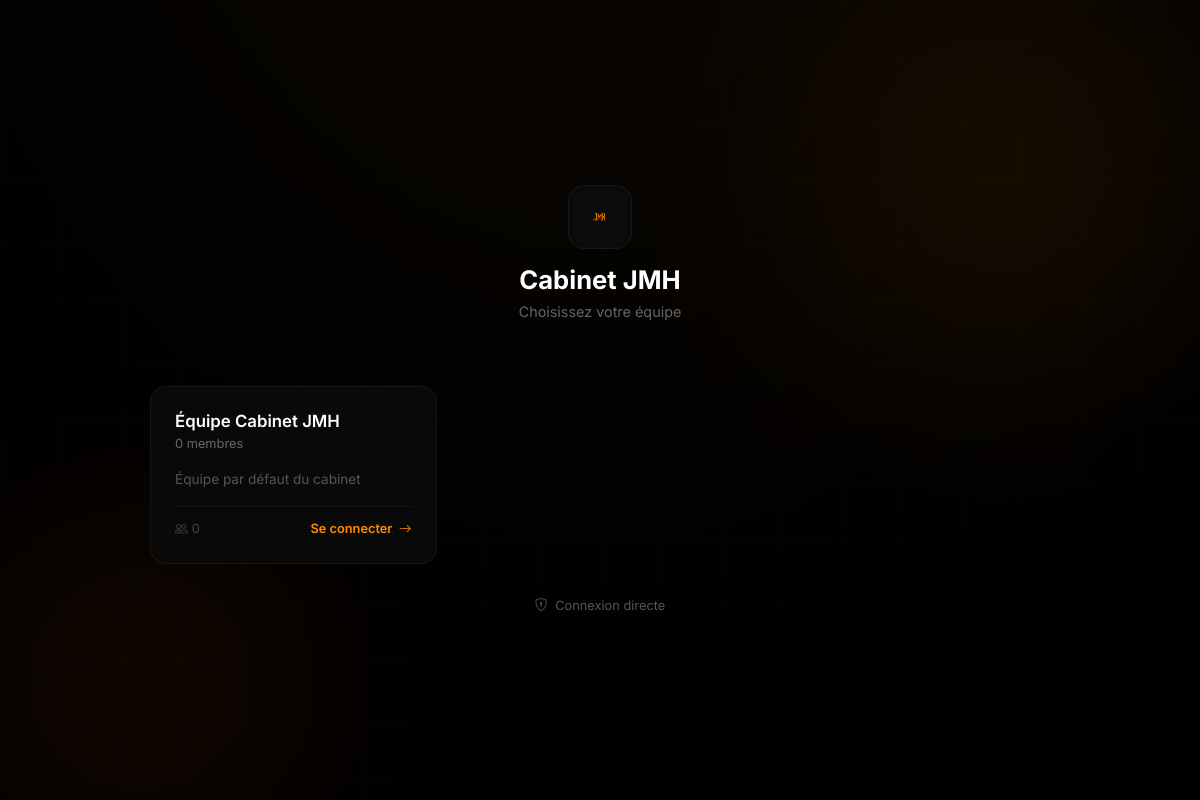
The page /team-select on the database as committed earlier.
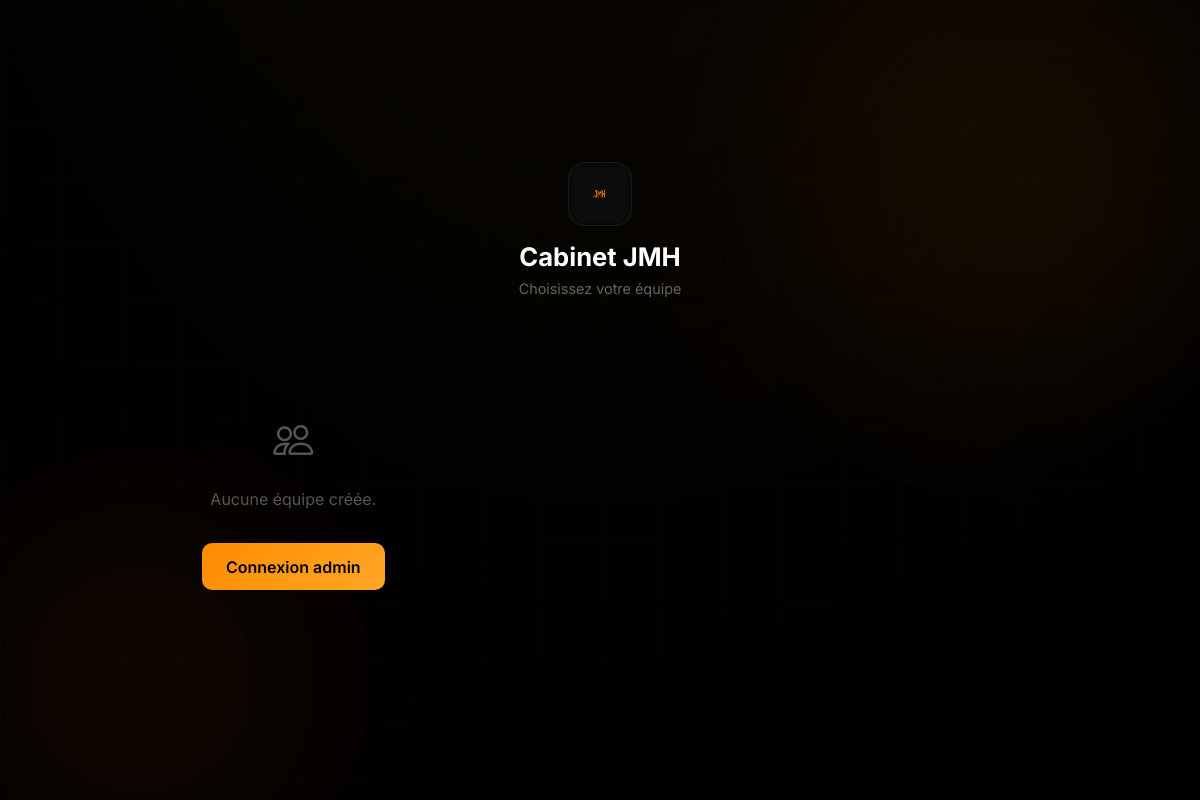
The same page on the database as committed later.
### app/models.py (models this page shows, shortened)
class Equipe(db.Model):
    __tablename__ = 'equipes'
    id = db.Column(db.Integer, primary_key=True)
    nom = db.Column(db.String(120), nullable=False)
    description = db.Column(db.Text, nullable=True)
    couleur = db.Column(db.String(20), default='#E07A5F')  # terracotta par défaut
    icon = db.Column(db.String(50), default='bi-people')  # bootstrap icon class
    manager_id = db.Column(db.Integer, db.ForeignKey('users.id'), nullable=True)
    date_creation = db.Column(db.DateTime, default=datetime.utcnow)
    equipe_email = db.Column(db.String(200), nullable=True)  # e.g. equipe-compta@ton-domaine.com
    manager = db.relationship('User', foreign_keys=[manager_id], backref='equipe_dirigee')
    membres = db.relationship('User', foreign_keys='User.equipe_id', backref='equipe', lazy='dynamic')
    def nb_membres(self):
        return self.membres.filter_by(actif=True).count()

### app/routes.py (the view)
@app.route('/team-select')
def team_select():
    equipes = Equipe.query.order_by(Equipe.nom).all()
    return render_template('team_select.html', equipes=equipes)

### app/__init__.py (called while the page is built)
@app.before_request
def reconnect_db_on_ssl_error():
    from sqlalchemy.exc import OperationalError
    try:
        db.session.execute(db.text("SELECT 1"))
    except OperationalError:
        db.session.rollback()
        try:
            db.session.execute(db.text("SELECT 1"))
        except Exception:
            pass
    except Exception:
        db.session.rollback()

### templates/team_select.html (shortened to what this page needs)
<!DOCTYPE html>
<html lang="fr">
<head>
    <link href="https://cdn.jsdelivr.net/npm/bootstrap@5.3.2/dist/css/bootstrap.min.css" rel="stylesheet">
    <link rel="stylesheet" href="https://cdn.jsdelivr.net/npm/bootstrap-icons@1.11.1/font/bootstrap-icons.css">
</head>
<body>
    <div class="orb orb-1"></div>
    <div class="orb orb-2"></div>
    <div class="grid-overlay"></div>
    <div class="container-main">
        <div class="header">
            <img src="{{ url_for('static', filename='img/logo-jmh.png') }}" alt="Cabinet JMH" onerror="this.style.display='none'">
            <h1>Cabinet JMH</h1>
            <p>Choisissez votre équipe</p>
        </div>
        <div class="teams-grid">
            {% for equipe in equipes %}
            <div class="team-card" onclick="window.location.href='{{ url_for('login', equipe=equipe.id) }}'">
                <div class="team-card-header">
                    <div class="team-info">
                        <h3>{{ equipe.nom }}</h3>
                        <div class="meta">
                            {{ equipe.nb_membres() }} membre{% if equipe.nb_membres() != 1 %}s{% endif %}
                        </div>
                    </div>
                </div>
                {% if equipe.description %}
                <div class="team-desc">{{ equipe.description[:100] }}</div>
                {% endif %}
                <div class="team-footer">
                    <span style="font-size:0.8rem;color:#444;"><i class="bi bi-people me-1"></i>{{ equipe.nb_membres() }}</span>
                    <span class="enter-btn">Se connecter <i class="bi bi-arrow-right"></i></span>
                </div>
            </div>
            {% else %}
            <div class="col-12 text-center py-5" style="color:#555;">
                <i class="bi bi-people" style="font-size:2.5rem;"></i>
                <p class="mt-3">Aucune équipe créée.</p>
                <a href="{{ url_for('login') }}" class="btn-login d-inline-block mt-3" style="width:auto;padding:0.7rem 1.5rem;background:linear-gradient(135deg,#FF8C00,#FFA726);border:none;border-radius:10px;color:#000;font-weight:600;cursor:pointer;text-decoration:none;">Connexion admin</a>
            </div>
            {% endfor %}
        </div>
        {% if equipes %}
        <a href="{{ url_for('login') }}" class="back-link"><i class="bi bi-shield-lock me-1"></i> Connexion directe</a>
        {% endif %}
    </div>
</body>
</html>

### templates/team_select.html (style rules this page uses)
* { margin: 0; padding: 0; box-sizing: border-box; }
body { font-family: 'Inter', sans-serif; background: #000; min-height: 100vh; overflow-x: hidden; }
body::before { content: ''; position: fixed; inset: -50%; background: radial-gradient(ellipse at 50% 0%, rgba(255,140,0,0.05) 0%, transparent 50%); animation: bgShift 25s ease-in-out infinite alternate; pointer-events: none; }
.grid-overlay { position: fixed; top: 0; left: 0; right: 0; bottom: 0; background-image: linear-gradient(rgba(255,255,255,0.012) 1px, transparent 1px), linear-gradient(90deg, rgba(255,255,255,0.012) 1px, transparent 1px); background-size: 60px 60px; pointer-events: none; z-index: 0; }
.orb { position: fixed; border-radius: 50%; filter: blur(100px); pointer-events: none; z-index: 0; opacity: 0.1; }
.orb-1 { width: 500px; height: 500px; background: radial-gradient(circle, #FF8C00, transparent); top: -10%; right: -5%; animation: orbFloat1 25s ease-in-out infinite; }
.orb-2 { width: 400px; height: 400px; background: radial-gradient(circle, #FF6B00, transparent); bottom: -10%; left: -5%; animation: orbFloat2 30s ease-in-out infinite reverse; }
.container-main { position: relative; z-index: 1; min-height: 100vh; display: flex; flex-direction: column; align-items: center; justify-content: center; padding: 3rem 1.5rem; animation: fadeIn 0.8s cubic-bezier(0.16, 1, 0.3, 1); }
.header { text-align: center; margin-bottom: 3rem; }
.header img { width: 64px; height: 64px; border-radius: 16px; background: #0a0a0a; padding: 4px; border: 1px solid rgba(255,255,255,0.06); margin-bottom: 1rem; }
.header h1 { font-weight: 700; font-size: 1.6rem; color: #fff; margin-bottom: 0.3rem; }
.header p { color: #666; font-size: 0.9rem; }
.teams-grid { display: grid; grid-template-columns: repeat(auto-fill, minmax(280px, 1fr)); gap: 1.25rem; max-width: 900px; width: 100%; }

Rows that differ between the two databases and show on the page:
removed Equipe: nom "Équipe Cabinet JMH", nb_membres "0", description "Équipe par défaut du cabinet"
Other text that changed with them:
text no longer shown: "Connexion directe"
text now shown: "Aucune équipe créée. Connexion admin"
